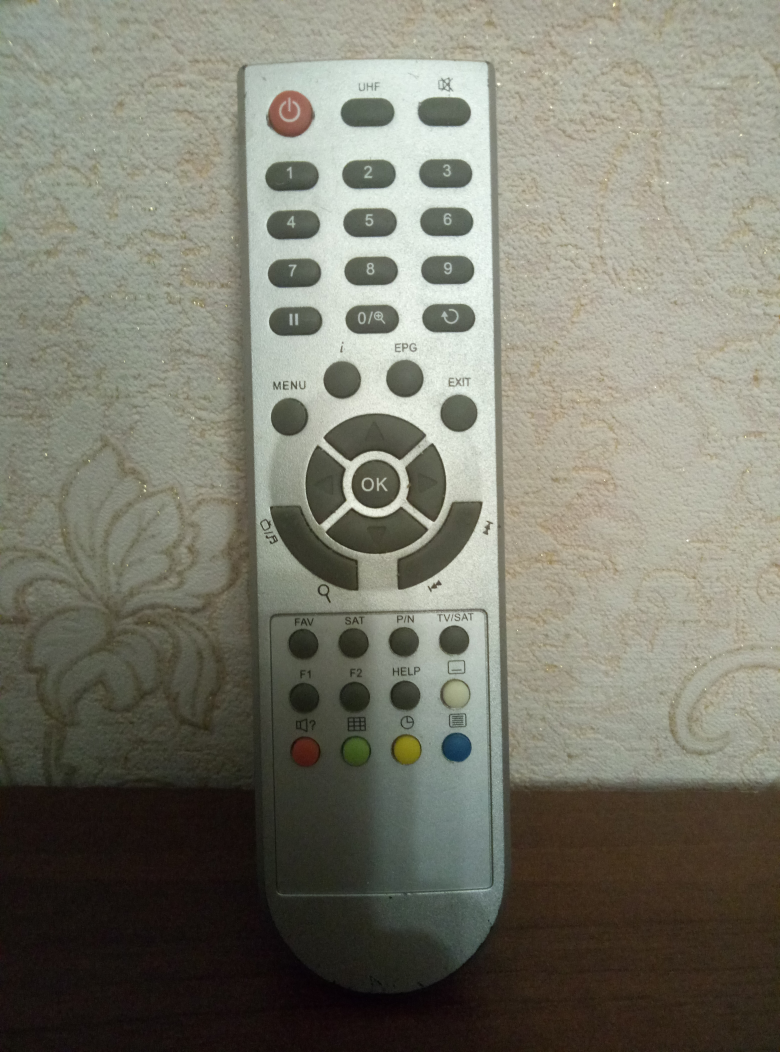
#> input picture CVPR_IMG/P81103-184946.jpg, 3120 x 4208 px, given in place of box.png, which was not available (shown at 1/4 size)
$ python find_obj.py CVPR_IMG/P81103-184946.jpg
#> lines starting #> are read from the running program, lines starting #| are printed output that depends on the picture; pictures that were not available may be replaced by others from this repository, and a replacement may not be noted
#!/usr/bin/env python

'''
Feature-based image matching sample.

Note, that you will need the https://github.com/opencv/opencv_contrib repo for SIFT and SURF

USAGE
  find_obj.py [--feature=<sift|surf|orb|akaze|brisk>[-flann]] [ <image1> <image2> ]

  --feature  - Feature to use. Can be sift, surf, orb or brisk. Append '-flann'
               to feature name to use Flann-based matcher instead bruteforce.

  Press left mouse button on a feature point to see its matching point.
'''

# Python 2/3 compatibility
from __future__ import print_function

import numpy as np
import cv2 as cv
from common import anorm, getsize

FLANN_INDEX_KDTREE = 1  # bug: flann enums are missing
FLANN_INDEX_LSH    = 6


def init_feature(name):
    chunks = name.split('-')
    if chunks[0] == 'sift':
        detector = cv.xfeatures2d.SIFT_create()
        norm = cv.NORM_L2
    elif chunks[0] == 'surf':
        detector = cv.xfeatures2d.SURF_create(800)
        norm = cv.NORM_L2
    elif chunks[0] == 'orb':
        detector = cv.ORB_create(400)
        norm = cv.NORM_HAMMING
    elif chunks[0] == 'akaze':
        detector = cv.AKAZE_create()
        norm = cv.NORM_HAMMING
    elif chunks[0] == 'brisk':
        detector = cv.BRISK_create()
        norm = cv.NORM_HAMMING
    else:
        return None, None
    if 'flann' in chunks:
        if norm == cv.NORM_L2:
            flann_params = dict(algorithm = FLANN_INDEX_KDTREE, trees = 5)
        else:
            flann_params= dict(algorithm = FLANN_INDEX_LSH,
                               table_number = 6, # 12
                               key_size = 12,     # 20
                               multi_probe_level = 1) #2
        matcher = cv.FlannBasedMatcher(flann_params, {})  # bug : need to pass empty dict (#1329)
    else:
        matcher = cv.BFMatcher(norm)
    return detector, matcher


def filter_matches(kp1, kp2, matches, ratio = 0.75):
    mkp1, mkp2 = [], []
    for m in matches:
        if len(m) == 2 and m[0].distance < m[1].distance * ratio:
            m = m[0]
            mkp1.append( kp1[m.queryIdx] )
            mkp2.append( kp2[m.trainIdx] )
    p1 = np.float32([kp.pt for kp in mkp1])
    p2 = np.float32([kp.pt for kp in mkp2])
    kp_pairs = zip(mkp1, mkp2)
    return p1, p2, list(kp_pairs)

def explore_match(win, img1, img2, kp_pairs, status = None, H = None):
    h1, w1 = img1.shape[:2]
    h2, w2 = img2.shape[:2]
    vis = np.zeros((max(h1, h2), w1+w2), np.uint8)
    vis[:h1, :w1] = img1
    vis[:h2, w1:w1+w2] = img2
    vis = cv.cvtColor(vis, cv.COLOR_GRAY2BGR)

    if H is not None:
        corners = np.float32([[0, 0], [w1, 0], [w1, h1], [0, h1]])
        corners = np.int32( cv.perspectiveTransform(corners.reshape(1, -1, 2), H).reshape(-1, 2) + (w1, 0) )
        cv.polylines(vis, [corners], True, (255, 255, 255))

    if status is None:
        status = np.ones(len(kp_pairs), np.bool_)
    p1, p2 = [], []  # python 2 / python 3 change of zip unpacking
    for kpp in kp_pairs:
        p1.append(np.int32(kpp[0].pt))
        p2.append(np.int32(np.array(kpp[1].pt) + [w1, 0]))

    green = (0, 255, 0)
    red = (0, 0, 255)
    kp_color = (51, 103, 236)
    for (x1, y1), (x2, y2), inlier in zip(p1, p2, status):
        if inlier:
            col = green
            cv.circle(vis, (x1, y1), 2, col, -1)
            cv.circle(vis, (x2, y2), 2, col, -1)
        else:
            col = red
            r = 2
            thickness = 3
            cv.line(vis, (x1-r, y1-r), (x1+r, y1+r), col, thickness)
            cv.line(vis, (x1-r, y1+r), (x1+r, y1-r), col, thickness)
            cv.line(vis, (x2-r, y2-r), (x2+r, y2+r), col, thickness)
            cv.line(vis, (x2-r, y2+r), (x2+r, y2-r), col, thickness)
    vis0 = vis.copy()
    for (x1, y1), (x2, y2), inlier in zip(p1, p2, status):
        if inlier:
            cv.line(vis, (x1, y1), (x2, y2), green)

    cv.imshow(win, vis)
    cv.imwrite('D:\ssss\ssss.jpg', vis)

    def onmouse(event, x, y, flags, param):
        cur_vis = vis
        if flags & cv.EVENT_FLAG_LBUTTON:
            cur_vis = vis0.copy()
            r = 8
            m = (anorm(np.array(p1) - (x, y)) < r) | (anorm(np.array(p2) - (x, y)) < r)
            idxs = np.where(m)[0]

            kp1s, kp2s = [], []
            for i in idxs:
                (x1, y1), (x2, y2) = p1[i], p2[i]
                col = (red, green)[status[i][0]]
                cv.line(cur_vis, (x1, y1), (x2, y2), col)
                kp1, kp2 = kp_pairs[i]
                kp1s.append(kp1)
                kp2s.append(kp2)
            cur_vis = cv.drawKeypoints(cur_vis, kp1s, None, flags=4, color=kp_color)
            cur_vis[:,w1:] = cv.drawKeypoints(cur_vis[:,w1:], kp2s, None, flags=4, color=kp_color)

        cv.imshow(win, cur_vis)
    cv.setMouseCallback(win, onmouse)
    return vis


if __name__ == '__main__':
    print(__doc__)

    import sys, getopt
    opts, args = getopt.getopt(sys.argv[1:], '', ['feature='])
    opts = dict(opts)
    feature_name = opts.get('--feature', 'brisk')
    try:
        fn1, fn2 = args
    except:
        fn1 = '../data/box.png'
        fn2 = '../data/box_in_scene.png'

    img1 = cv.imread(fn1, 0)
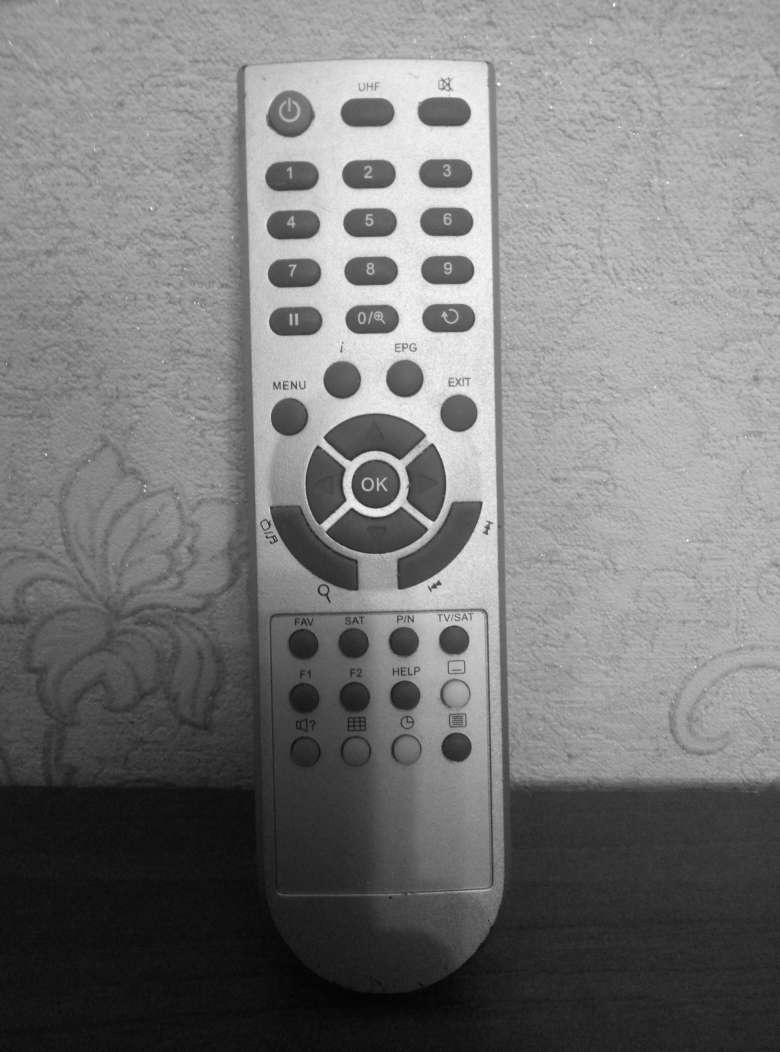
#> img1: shape (4208, 3120) (shown at 1/4 size); min 0, max 255, mean 120.6
    img2 = cv.imread(fn2, 0)
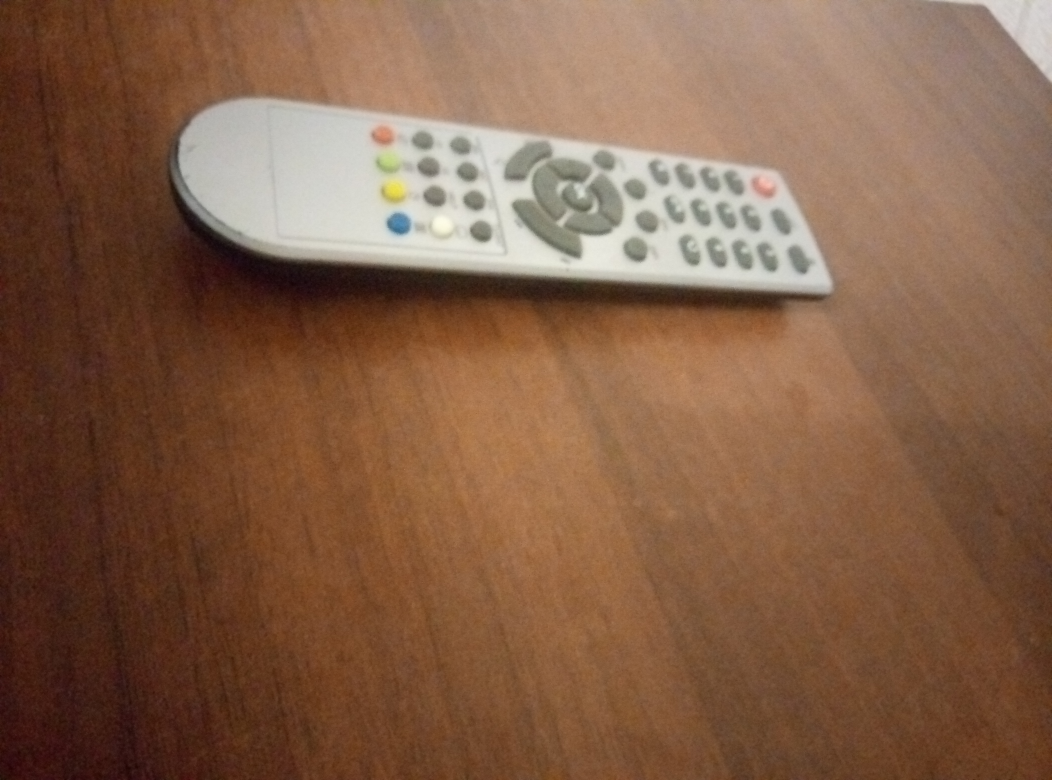
#> input picture CVPR_IMG/P81103-185030.jpg, 4208 x 3120 px, given in place of box_in_scene.png, which was not available (shown at 1/4 size)
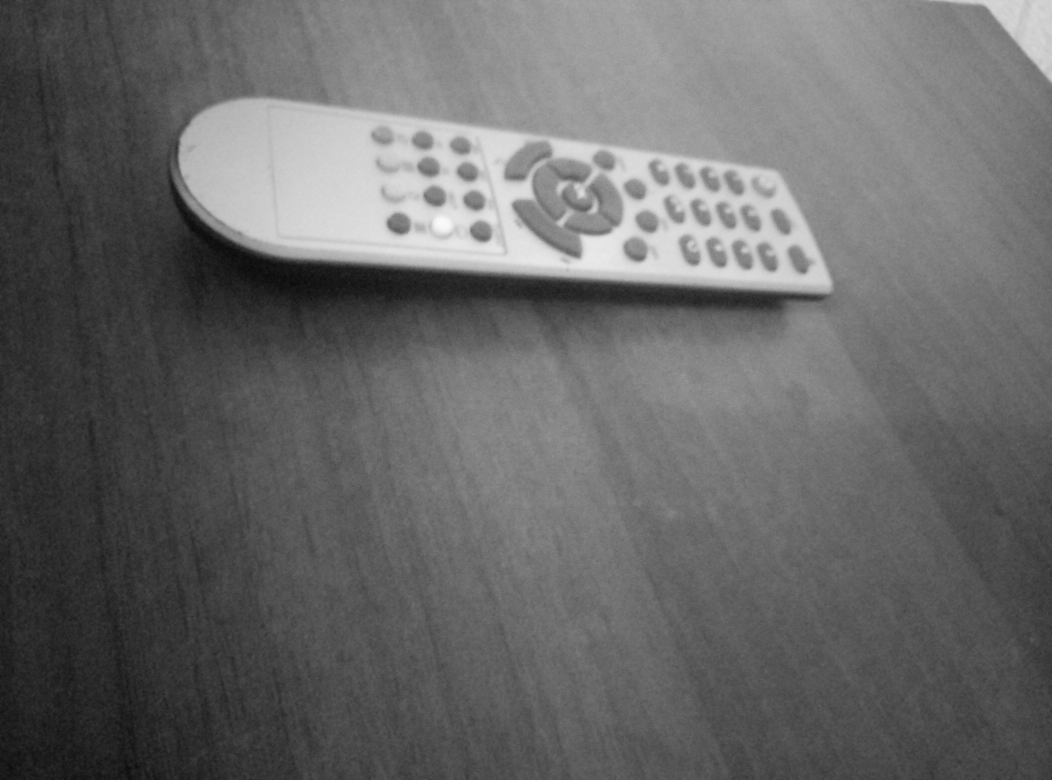
#> img2: shape (3120, 4208) (shown at 1/4 size); min 8, max 251, mean 103.9
    detector, matcher = init_feature(feature_name)

    if img1 is None:
        print('Failed to load fn1:', fn1)
        sys.exit(1)

    if img2 is None:
        print('Failed to load fn2:', fn2)
        sys.exit(1)

    if detector is None:
        print('unknown feature:', feature_name)
        sys.exit(1)

    print('using', feature_name)

    kp1, desc1 = detector.detectAndCompute(img1, None)
#> kp1 = 4199 keypoints; strongest (x, y, size): (1406, 2037, 72), (1410, 2036, 72), (1759, 2335, 52.7), (1756, 2333, 72)
    kp2, desc2 = detector.detectAndCompute(img2, None)
#> kp2 = 397 keypoints; strongest (x, y, size): (2561, 1049, 11.3), (1638, 1068, 12.2), (1722, 1745, 10.1), (2421, 936, 11.4)
    print('img1 - %d features, img2 - %d features' % (len(kp1), len(kp2)))
#| img1 - 4199 features, img2 - 397 features

    def match_and_draw(win):
#> called with win = 'find_obj'
        print('matching...')
        raw_matches = matcher.knnMatch(desc1, trainDescriptors = desc2, k = 2) #2
#> raw_matches = 4199 matches
        p1, p2, kp_pairs = filter_matches(kp1, kp2, raw_matches)
#> after the loop in filter_matches, `for m in matches:`: mkp1 = 28 keypoints; strongest (x, y, size): (1750, 2343, 30), (1634, 2465, 28.7), (1187, 1555, 12.8), (1042, 2096, 27.8); mkp2 = 28 keypoints; strongest (x, y, size): (2475, 1704, 9), (3206, 1087, 11), (1906, 1654, 9.7), (718, 652, 11.8)
#> in filter_matches, `p1 = np.float32([kp.pt for kp in mkp1])`: p1 = 28 pairs, first value 982.5 to 1960.1, second value 571.9 to 3080.8
#> in filter_matches, `p2 = np.float32([kp.pt for kp in mkp2])`: p2 = 28 pairs, first value 718.2 to 3206, second value 652.2 to 2439.9
#> kp_pairs = 28 items
        if len(p1) >= 4:
            H, status = cv.findHomography(p1, p2, cv.RANSAC, 5.0)
#> H = [[-1.15, 0.048, 1941.5], [-0.572, 0.0238, 962.5], [-0.000594, 2.47e-05, 1]]; status = 28 values from 0 to 1
            print('%d / %d  inliers/matched' % (np.sum(status), len(status)))
#| 3 / 28  inliers/matched
        else:
            H, status = None, None
            print('%d matches found, not enough for homography estimation' % len(p1))

        _vis = explore_match(win, img1, img2, kp_pairs, status, H)
#> in explore_match, `vis[:h1, :w1] = img1`:
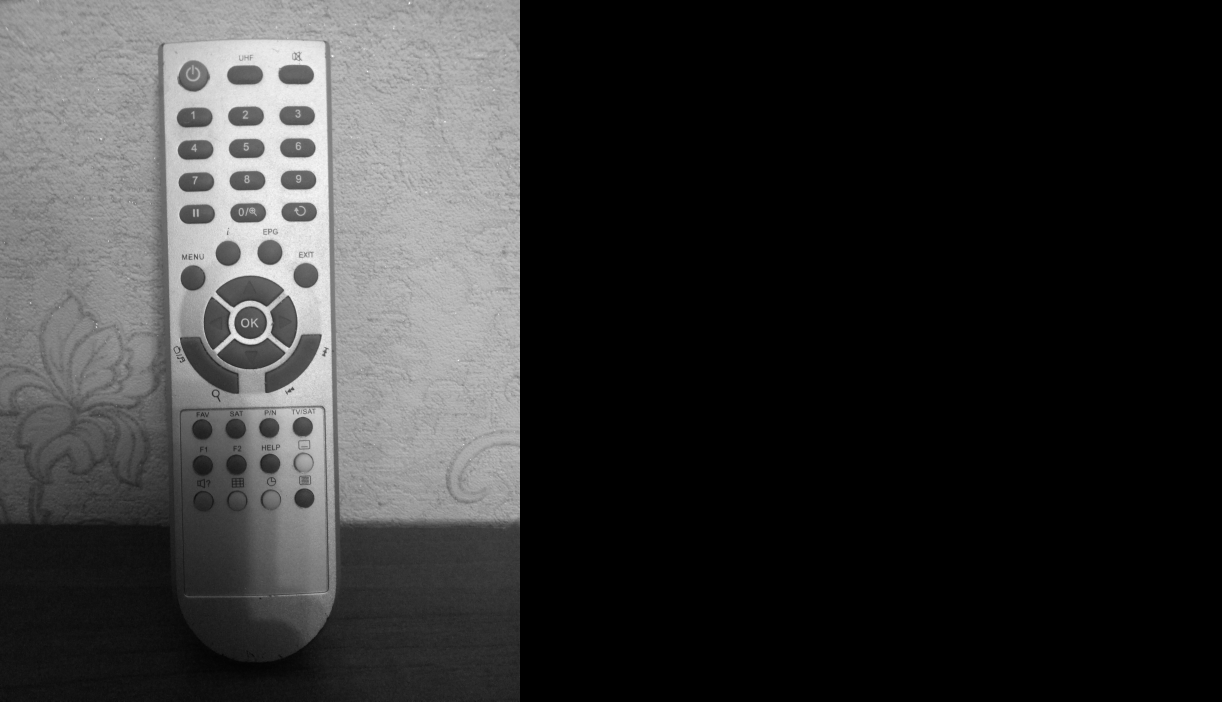
#> vis: shape (4208, 7328) (shown at 1/6 size); min 0, max 255, mean 51.3
#> in explore_match, `vis[:h2, w1:w1+w2] = img2`:
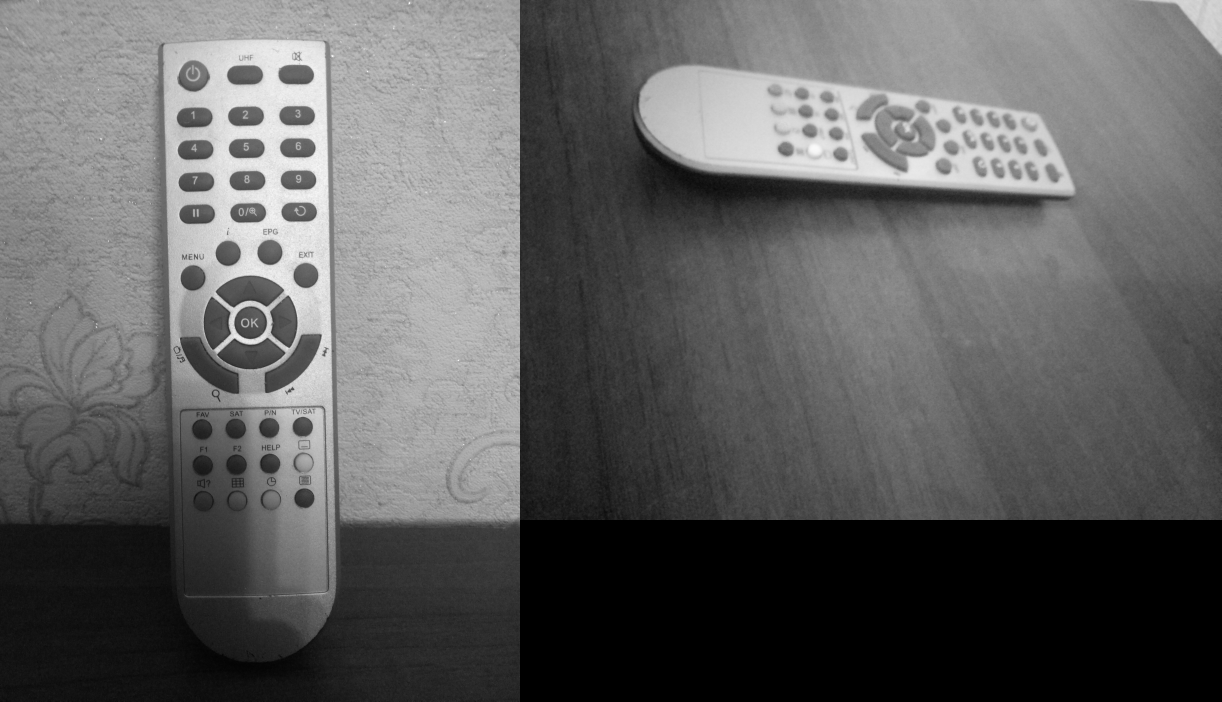
#> vis: shape (4208, 7328) (shown at 1/6 size); min 0, max 255, mean 95.6
#> in explore_match, `corners = np.int32( cv.perspectiveTransform(corners.reshape(1, -1, 2),..`: corners = [[5061, 962], [5061, 962], [5061, 962], [5061, 962]]
#> the loop in explore_match, `for kpp in kp_pairs:` made 28 passes
#> kpp on passes 24 to 28: 2 keypoints; (x, y, size): (1552, 900, 72), (1693, 734, 72), 2 keypoints; (x, y, size): (1719, 834, 72), (2499, 981, 72), 2 keypoints; (x, y, size): (1587, 1064, 72), (1941, 962, 72), 2 keypoints; (x, y, size): (1898, 1273, 72), (1941, 962, 72), 2 keypoints; (x, y, size): (1116, 1340, 72), (1941, 962, 72)
#> after the loop in explore_match, `for kpp in kp_pairs:`: p1 = 28 pairs, first value 982 to 1960, second value 571 to 3080; p2 = 28 pairs, first value 3838 to 6325, second value 652 to 2439
#> the loop in explore_match, `for (x1, y1), (x2, y2), inlier in zip(p1, p2, status):` made 28 passes
#> (x1, y1, x2, y2, inlier, col) on passes 1 to 12: (982, 571, 3838, 652, [0], (0, 0, 255)), (1519, 752, 5267, 939, [0], (0, 0, 255)), (1202, 1541, 6191, 1011, [0], (0, 0, 255)), (1808, 1542, 4726, 923, [0], (0, 0, 255)), (1187, 1555, 6211, 852, [0], (0, 0, 255)), (1692, 1804, 6174, 1015, [0], (0, 0, 255)), (1555, 1814, 5450, 928, [0], (0, 0, 255)), (1600, 1934, 5267, 939, [0], (0, 0, 255)), (1371, 1963, 5450, 928, [0], (0, 0, 255)), (1385, 2446, 5267, 939, [0], (0, 0, 255)), (1389, 2445, 5267, 939, [0], (0, 0, 255)), (1164, 2452, 5450, 928, [0], (0, 0, 255))
#> the loop in explore_match, `for (x1, y1), (x2, y2), inlier in zip(p1, p2, status):` made 28 passes
#> (x1, y1, x2, y2, inlier) on passes 1 to 12: (982, 571, 3838, 652, [0]), (1519, 752, 5267, 939, [0]), (1202, 1541, 6191, 1011, [0]), (1808, 1542, 4726, 923, [0]), (1187, 1555, 6211, 852, [0]), (1692, 1804, 6174, 1015, [0]), (1555, 1814, 5450, 928, [0]), (1600, 1934, 5267, 939, [0]), (1371, 1963, 5450, 928, [0]), (1385, 2446, 5267, 939, [0]), (1389, 2445, 5267, 939, [0]), (1164, 2452, 5450, 928, [0])

    match_and_draw('find_obj')
    cv.waitKey()
    cv.destroyAllWindows()
